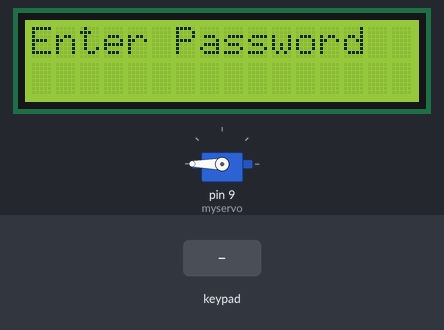
Simulated run of this sketch. Board: Arduino Uno, built with avr-gcc and run on an emulated ATmega328P. Shown: servo, 16×2 character LCD. The test bench sets the inputs (shaded band).

Above: at 3.8 s.
3.9 s: keypad keys 1 2 3 4 5 6 * pressed 0.4 s apart
At 8.0 s:
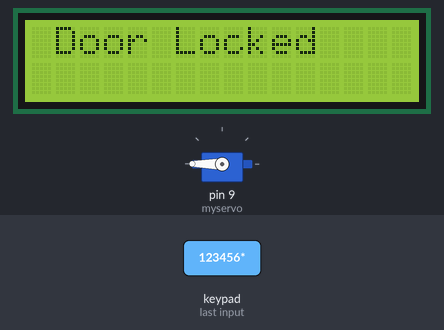
8.3 s: key '*' pressed
At 10.1 s:
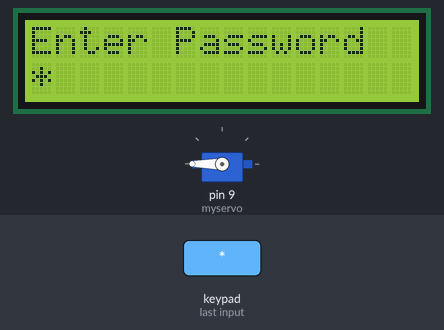
10.6 s: key '#' pressed
At 11.5 s:
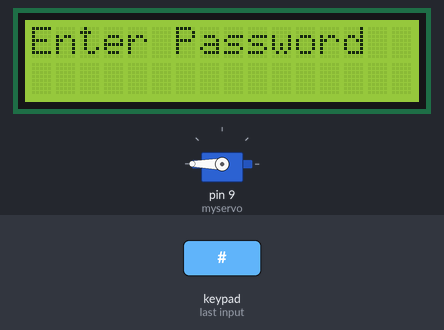
12.1 s: keypad keys 1 2 3 4 # pressed 0.4 s apart
At 12.31 s:
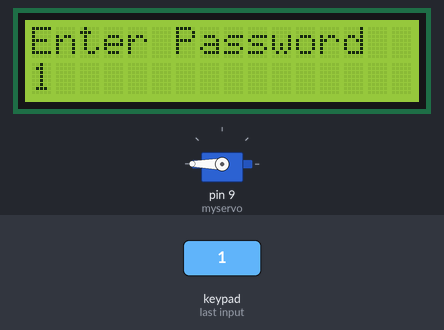
15.6 s: keypad keys 1 3 9 7 2 2 pressed 0.4 s apart
At 18.9 s:
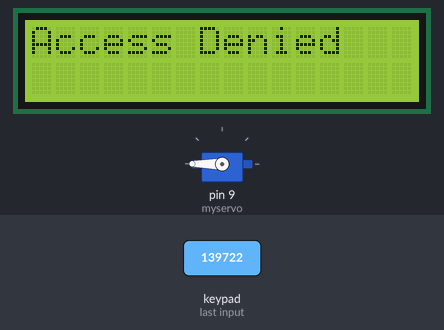
Timing chart, 0 to 20.4 s (numbered marks = the images above; inputs shaded):
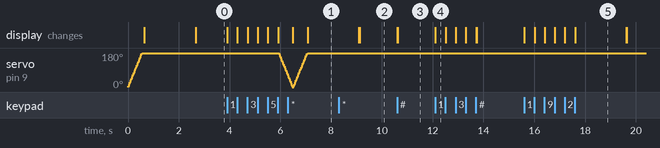

The sketch:

doorlockwithpassword.ino
```cpp
#include <Keypad.h>
#include <LiquidCrystal_I2C.h>
#include <Servo.h>

Servo myservo;
LiquidCrystal_I2C lcd(0x27, 16, 2);

#define Password_Length 7   // 6 digit + NULL

char Data[Password_Length];
char Master[Password_Length] = "123456";

byte data_count = 0;
int pos = 0;
bool door = true;
char customKey;

/* Keypad setup */
const byte ROWS = 4;
const byte COLS = 3;

char keys[ROWS][COLS] = {
  {'1','2','3'},
  {'4','5','6'},
  {'7','8','9'},
  {'*','0','#'}
};

byte rowPins[ROWS] = {1,2,3,4};
byte colPins[COLS] = {5,6,7};

Keypad keypad = Keypad(makeKeymap(keys), rowPins, colPins, ROWS, COLS);

/* ================= SETUP ================= */
void setup() {
  myservo.attach(9);
  ServoClose();

  lcd.init();
  lcd.backlight();

  lcd.setCursor(0,0);
  lcd.print(" Smart Door ");
  lcd.setCursor(0,1);
  lcd.print(" System Ready ");
  delay(2000);
  lcd.clear();
}

/* ================= LOOP ================= */
void loop() {

  if (customKey == '#') {
    lcd.clear();
    clearData();
  }

  if (door == false) {
    customKey = keypad.getKey();
    if (customKey == '*') {
      lcd.clear();
      ServoClose();
      lcd.setCursor(0,0);
      lcd.print(" Door Locked ");
      delay(2000);
      door = true;
    }
  }
  else {
    Open();
  }
}

/* ================ FUNCTIONS ================ */

void clearData() {
  while (data_count != 0) {
    Data[--data_count] = 0;
  }
}

void ServoOpen() {
  for (pos = 180; pos >= 0; pos -= 5) {
    myservo.write(pos);
    delay(15);
  }
}

void ServoClose() {
  for (pos = 0; pos <= 180; pos += 5) {
    myservo.write(pos);
    delay(15);
  }
}

void Open() {
  lcd.setCursor(0,0);
  lcd.print("Enter Password");

  customKey = keypad.getKey();
  if (customKey) {
    Data[data_count] = customKey;
    lcd.setCursor(data_count,1);
    lcd.print(Data[data_count]);   // show real password
    data_count++;
  }

  if (data_count == Password_Length - 1) {
    if (!strcmp(Data, Master)) {
      lcd.clear();
      lcd.setCursor(0,0);
      lcd.print("Access Granted");
      ServoOpen();
      door = false;
    } else {
      lcd.clear();
      lcd.setCursor(0,0);
      lcd.print("Access Denied");
      delay(2000);
    }
    clearData();
    lcd.clear();
  }
}
```

Measured:
- after the input at 3.9 s, the display: first changes at once (image 1 shows a later state)
- after the input at 8.3 s, the display: first differs from a run without the input after 0.82 s (image 2)
- after the input at 10.6 s, the display: first changes at once (image 3 shows a later state)
- after the input at 12.1 s, the display: changes at once (image 4)
- after the input at 15.6 s, the display: first changes at once (image 5 shows a later state)
